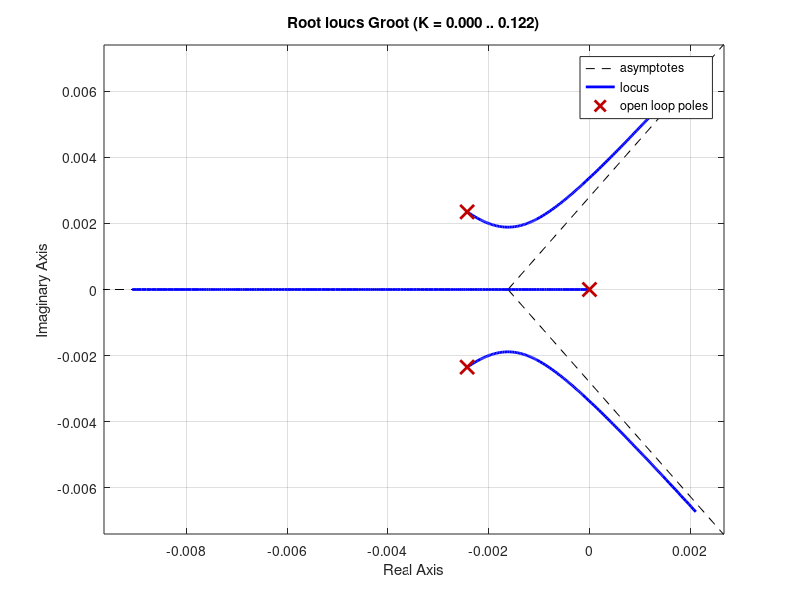

This figure's MATLAB source:
s = tf("s");
Kp = 0.1;
Groot = 3.687e-6/(s^3 + 0.004853*s^2 + (1.104e-5 + 3.687e-6*Kp)*s);

a = 4.5 / 180;

figure
hold on
sgrid(0.69, 5)
tsline = -a + (-15:1:15)*1i;
plot(tsline, '--r');
rlocus(Groot)